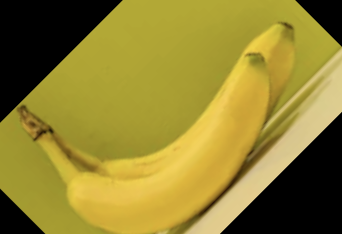
#> input picture Code/training/test.png, 342 x 234 px
$ python otsuThresholding.py
#> lines starting #> are read from the running program, lines starting #| are printed output that depends on the picture; after the words box and inside, x2 and y2 are one past the last pixel; in counts of white or black regions, pixels touching at a corner belong together
import datetime
import os
import time
from pathlib import Path
import numpy as np
from matplotlib import pyplot as plt
import cv2


print("Hello")

img = cv2.imread('test.png',0)
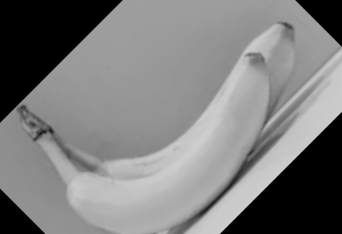
#> img: shape (234, 342); min 0, max 206, mean 124.3

# global thresholding
ret1,th1 = cv2.threshold(img,127,255,cv2.THRESH_BINARY)
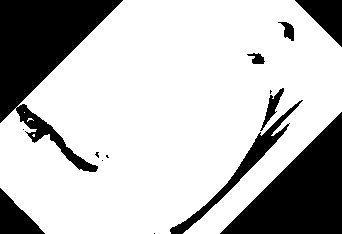
#> th1: shape (234, 342); 74.1% white; 14 black regions (6 under 20 px), largest, box (x1, y1, x2, y2) and area: (0, 0, 123, 172) 8747, (220, 112, 342, 234) 7503, (170, 100, 303, 234) 1670

# Otsu's thresholding
ret2,th2 = cv2.threshold(img,0,255,cv2.THRESH_BINARY+cv2.THRESH_OTSU)
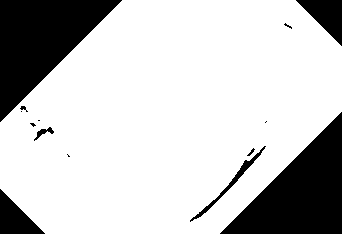
#> th2: shape (234, 342); 77.9% white; 14 black regions (6 under 20 px), largest, box (x1, y1, x2, y2) and area: (0, 0, 122, 122) 7503, (220, 112, 342, 234) 7503, (296, 0, 342, 46) 1081
#> ret2 = 80

# Otsu's thresholding after Gaussian filtering

# plot all the images and their histograms
images = [img, 0, th1,
          img, 0, th2,]

titles = ['Original Noisy Image','Histogram','Global Thresholding (v=127)',
          'Original Noisy Image','Histogram',"Otsu's Thresholding"]
